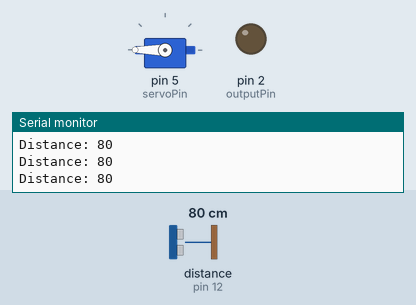
A sketch run on a simulated Arduino Uno, built with avr-gcc and run on an emulated ATmega328P. On the bench: servo, output pins drawn as LEDs (lit = HIGH), the last lines printed to the serial monitor. Wiring (inferred from the names in the program): ultrasonic range finder: trigger pin 11; echo pin 12. Inputs (shaded band) come from the test bench; at power-on: distance to the obstacle (sensor on pin 12) 80 cm. The echo pulse lasts 58.3 µs per cm; pins used as bus, display or sensor lines are not drawn.

Above: at 1.25 s.
1.3 s: distance to the obstacle (sensor on pin 12) set to 2 cm
At 2.0 s:
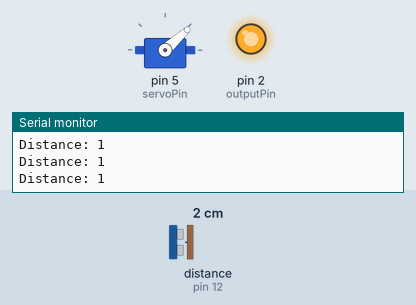
4.3 s: distance to the obstacle (sensor on pin 12) set to 250 cm
At 5.89 s:
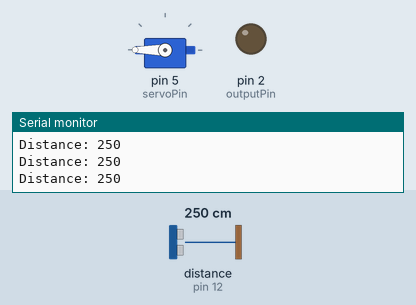
7.3 s: distance to the obstacle (sensor on pin 12) set to 9 cm
At 8.2 s:
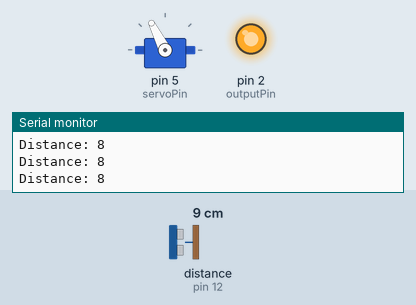
10.3 s: distance to the obstacle (sensor on pin 12) set to 35 cm
At 10.9 s:
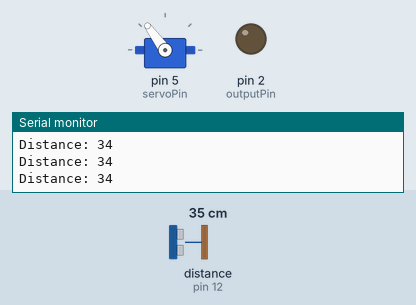
13.3 s: distance to the obstacle (sensor on pin 12) set to 4 cm
At 17.1 s:
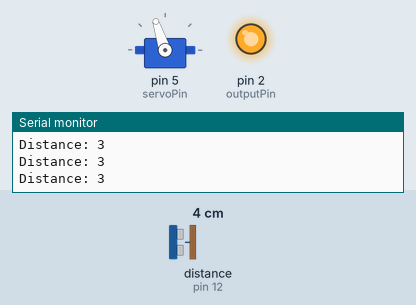
Timing chart, 0 to 17.3 s (numbered marks = the images above; inputs shaded):
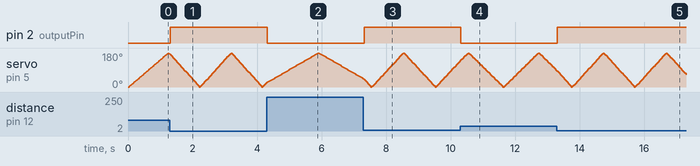

Measured:
- after the input at 1.3 s, pin 2 (outputPin): LOW → HIGH at once
- after the input at 4.3 s, pin 2 (outputPin): HIGH → LOW at once
- after the input at 7.3 s, pin 2 (outputPin): LOW → HIGH at once
- after the input at 10.3 s, pin 2 (outputPin): HIGH → LOW at once
- after the input at 13.3 s, pin 2 (outputPin): LOW → HIGH at once

The sketch:

sketch_sep1a.ino
```cpp
#include <Servo.h>

Servo myservo;
int pos = 0;

int outputPin = 2;


int triggerPin = 11;
int echoPin = 12;
int servoPin = 5;
int switchPin = 8;

void setup() {

  pinMode(outputPin, OUTPUT);
  pinMode(triggerPin, OUTPUT);
  pinMode(echoPin, INPUT);
  myservo.attach(servoPin);

  Serial.begin(9600);
}


void loop() {

  // loop one

  for (pos = 0; pos <= 180; pos += 3) { // goes from 0 degrees to 180 degrees
    // in steps of 3 degree
    myservo.write(pos);              // tell servo to go to position in variable 'pos'
    delay(15);                       // waits 15ms for the servo to reach the position

    int distance_cm = calculateDistance();


    if (distance_cm < 10){
      digitalWrite(outputPin, HIGH);
    } else {
      digitalWrite(outputPin, LOW);
    }


  }

  // loop two (reverse)

  for (pos = 180; pos >= 0; pos -= 3) { // goes from 180 degrees to 0 degrees
    myservo.write(pos);              // tell servo to go to position in variable 'pos'
    delay(15);

    int distance_cm = calculateDistance(); // distance of the object in cm


    if (distance_cm < 10){
      digitalWrite(outputPin, HIGH);
    } else {
      digitalWrite(outputPin, LOW);
    }
  }
}


int calculateDistance() {
  long duration, cm;


  // sending out pulse

  digitalWrite(triggerPin, LOW);
  delayMicroseconds(2);
  digitalWrite(triggerPin, HIGH);
  delayMicroseconds(10);
  digitalWrite(triggerPin, LOW);
  duration = pulseIn(echoPin, HIGH);


  cm = microsecondsToCentimeters(duration);


  Serial.print("Distance: ");
  Serial.println(cm);

  return cm;
}

long microsecondsToCentimeters(long microseconds) {

  // divide by two because ray has to travel to the object and back

  return microseconds / 29 / 2;
}
```
